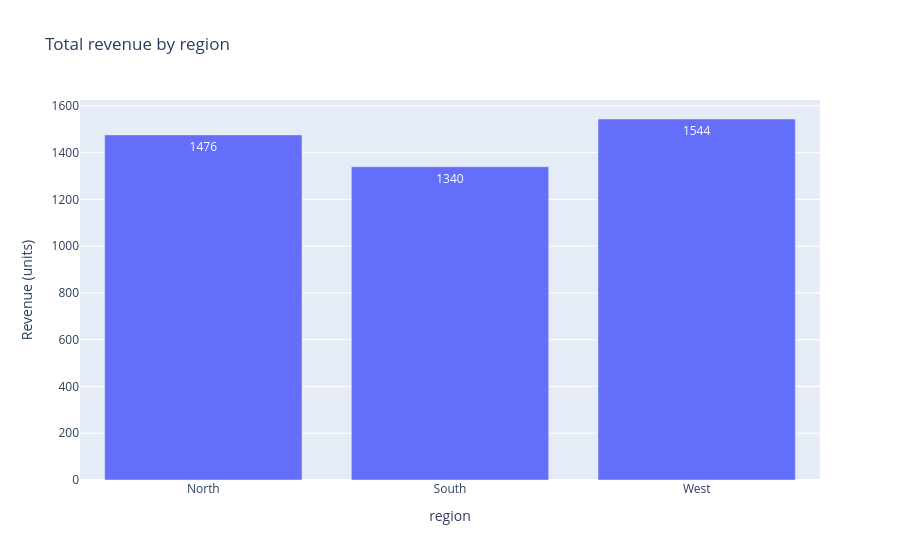

Notebook cell for this chart:
### Markdown cell above
## Interactive charts: good habits
- Include units and useful hover fields.
- Do not hide the scale or omit missing groups without explanation.
- Interactive features should answer a clear analysis question, not merely decorate a report.
- If exporting a static image fails, check whether the optional renderer dependency is installed.

### Code cell
region_summary = df.groupby("region", as_index=False).agg(
    total_revenue=("revenue", "sum"), average_order_count=("orders", "mean")
)
fig = px.bar(region_summary, x="region", y="total_revenue", text_auto=True,
             title="Total revenue by region", labels={"total_revenue": "Revenue (units)"})
fig.show()
display(region_summary)

### Figure 1 — Plotly figure (JSON) as saved in the notebook; plotly's stock layout.template omitted (floating-point values rounded to 4 significant figures)
{"data": [{"hovertemplate": "region=%{x}<br>Revenue (units)=%{y}<extra></extra>", "legendgroup": "", "marker": {"color": "#636efa", "pattern": {"shape": ""}}, "name": "", "orientation": "v", "showlegend": false, "textposition": "auto", "texttemplate": "%{y}", "type": "bar", "x": ["North", "South", "West"], "xaxis": "x", "y": [1476, 1340, 1544], "yaxis": "y"}], "layout": {"barmode": "relative", "legend": {"tracegroupgap": 0}, "title": {"text": "Total revenue by region"}, "xaxis": {"anchor": "y", "domain": [0.0, 1.0], "title": {"text": "region"}}, "yaxis": {"anchor": "x", "domain": [0.0, 1.0], "title": {"text": "Revenue (units)"}}}}
